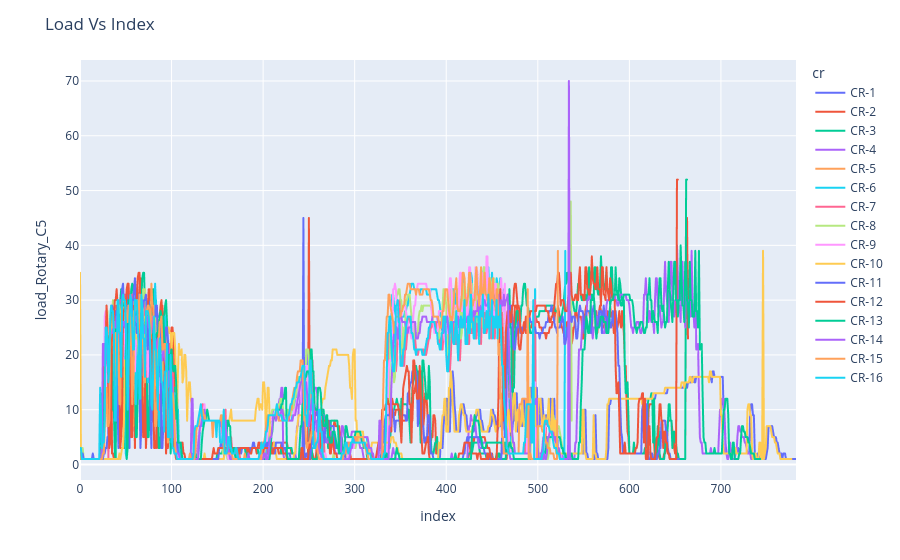

Here is the notebook cell this chart was saved with:
### Code cell
fig = px.line(dfN10_load, x="index", y="load_Rotary_C5", color='cr')
fig.update_layout(title_text="Load Vs Index")
fig.show()

### Figure 1 — Plotly figure (JSON) as saved in the notebook; plotly's stock layout.template omitted (floating-point values rounded to 4 significant figures; data arrays with more than 128 entries replaced by an {"elided": "..."} marker saying what was removed)
{"data": [{"hovertemplate": "cr=CR-1<br>index=%{x}<br>load_Rotary_C5=%{y}<extra></extra>", "legendgroup": "CR-1", "line": {"color": "#636efa", "dash": "solid"}, "marker": {"symbol": "circle"}, "mode": "lines", "name": "CR-1", "showlegend": true, "type": "scattergl", "x": {"elided": "783 int values"}, "xaxis": "x", "y": {"elided": "783 float values"}, "yaxis": "y"}, {"hovertemplate": "cr=CR-2<br>index=%{x}<br>load_Rotary_C5=%{y}<extra></extra>", "legendgroup": "CR-2", "line": {"color": "#EF553B", "dash": "solid"}, "marker": {"symbol": "circle"}, "mode": "lines", "name": "CR-2", "showlegend": true, "type": "scattergl", "x": {"elided": "665 int values"}, "xaxis": "x", "y": {"elided": "665 float values"}, "yaxis": "y"}, {"hovertemplate": "cr=CR-3<br>index=%{x}<br>load_Rotary_C5=%{y}<extra></extra>", "legendgroup": "CR-3", "line": {"color": "#00cc96", "dash": "solid"}, "marker": {"symbol": "circle"}, "mode": "lines", "name": "CR-3", "showlegend": true, "type": "scattergl", "x": {"elided": "664 int values"}, "xaxis": "x", "y": {"elided": "664 float values"}, "yaxis": "y"}, {"hovertemplate": "cr=CR-4<br>index=%{x}<br>load_Rotary_C5=%{y}<extra></extra>", "legendgroup": "CR-4", "line": {"color": "#ab63fa", "dash": "solid"}, "marker": {"symbol": "circle"}, "mode": "lines", "name": "CR-4", "showlegend": true, "type": "scattergl", "x": {"elided": "740 int values"}, "xaxis": "x", "y": {"elided": "740 float values"}, "yaxis": "y"}, {"hovertemplate": "cr=CR-5<br>index=%{x}<br>load_Rotary_C5=%{y}<extra></extra>", "legendgroup": "CR-5", "line": {"color": "#FFA15A", "dash": "solid"}, "marker": {"symbol": "circle"}, "mode": "lines", "name": "CR-5", "showlegend": true, "type": "scattergl", "x": {"elided": "535 int values"}, "xaxis": "x", "y": {"elided": "535 float values"}, "yaxis": "y"}, {"hovertemplate": "cr=CR-6<br>index=%{x}<br>load_Rotary_C5=%{y}<extra></extra>", "legendgroup": "CR-6", "line": {"color": "#19d3f3", "dash": "solid"}, "marker": {"symbol": "circle"}, "mode": "lines", "name": "CR-6", "showlegend": true, "type": "scattergl", "x": {"elided": "531 int values"}, "xaxis": "x", "y": {"elided": "531 float values"}, "yaxis": "y"}, {"hovertemplate": "cr=CR-7<br>index=%{x}<br>load_Rotary_C5=%{y}<extra></extra>", "legendgroup": "CR-7", "line": {"color": "#FF6692", "dash": "solid"}, "marker": {"symbol": "circle"}, "mode": "lines", "name": "CR-7", "showlegend": true, "type": "scattergl", "x": {"elided": "531 int values"}, "xaxis": "x", "y": {"elided": "531 float values"}, "yaxis": "y"}, {"hovertemplate": "cr=CR-8<br>index=%{x}<br>load_Rotary_C5=%{y}<extra></extra>", "legendgroup": "CR-8", "line": {"color": "#B6E880", "dash": "solid"}, "marker": {"symbol": "circle"}, "mode": "lines", "name": "CR-8", "showlegend": true, "type": "scattergl", "x": {"elided": "538 int values"}, "xaxis": "x", "y": {"elided": "538 float values"}, "yaxis": "y"}, {"hovertemplate": "cr=CR-9<br>index=%{x}<br>load_Rotary_C5=%{y}<extra></extra>", "legendgroup": "CR-9", "line": {"color": "#FF97FF", "dash": "solid"}, "marker": {"symbol": "circle"}, "mode": "lines", "name": "CR-9", "showlegend": true, "type": "scattergl", "x": {"elided": "530 int values"}, "xaxis": "x", "y": {"elided": "530 float values"}, "yaxis": "y"}, {"hovertemplate": "cr=CR-10<br>index=%{x}<br>load_Rotary_C5=%{y}<extra></extra>", "legendgroup": "CR-10", "line": {"color": "#FECB52", "dash": "solid"}, "marker": {"symbol": "circle"}, "mode": "lines", "name": "CR-10", "showlegend": true, "type": "scattergl", "x": {"elided": "778 int values"}, "xaxis": "x", "y": {"elided": "778 float values"}, "yaxis": "y"}, {"hovertemplate": "cr=CR-11<br>index=%{x}<br>load_Rotary_C5=%{y}<extra></extra>", "legendgroup": "CR-11", "line": {"color": "#636efa", "dash": "solid"}, "marker": {"symbol": "circle"}, "mode": "lines", "name": "CR-11", "showlegend": true, "type": "scattergl", "x": {"elided": "655 int values"}, "xaxis": "x", "y": {"elided": "655 float values"}, "yaxis": "y"}, {"hovertemplate": "cr=CR-12<br>index=%{x}<br>load_Rotary_C5=%{y}<extra></extra>", "legendgroup": "CR-12", "line": {"color": "#EF553B", "dash": "solid"}, "marker": {"symbol": "circle"}, "mode": "lines", "name": "CR-12", "showlegend": true, "type": "scattergl", "x": {"elided": "654 int values"}, "xaxis": "x", "y": {"elided": "654 float values"}, "yaxis": "y"}, {"hovertemplate": "cr=CR-13<br>index=%{x}<br>load_Rotary_C5=%{y}<extra></extra>", "legendgroup": "CR-13", "line": {"color": "#00cc96", "dash": "solid"}, "marker": {"symbol": "circle"}, "mode": "lines", "name": "CR-13", "showlegend": true, "type": "scattergl", "x": {"elided": "744 int values"}, "xaxis": "x", "y": {"elided": "744 float values"}, "yaxis": "y"}, {"hovertemplate": "cr=CR-14<br>index=%{x}<br>load_Rotary_C5=%{y}<extra></extra>", "legendgroup": "CR-14", "line": {"color": "#ab63fa", "dash": "solid"}, "marker": {"symbol": "circle"}, "mode": "lines", "name": "CR-14", "showlegend": true, "type": "scattergl", "x": {"elided": "537 int values"}, "xaxis": "x", "y": {"elided": "537 float values"}, "yaxis": "y"}, {"hovertemplate": "cr=CR-15<br>index=%{x}<br>load_Rotary_C5=%{y}<extra></extra>", "legendgroup": "CR-15", "line": {"color": "#FFA15A", "dash": "solid"}, "marker": {"symbol": "circle"}, "mode": "lines", "name": "CR-15", "showlegend": true, "type": "scattergl", "x": {"elided": "523 int values"}, "xaxis": "x", "y": {"elided": "523 float values"}, "yaxis": "y"}, {"hovertemplate": "cr=CR-16<br>index=%{x}<br>load_Rotary_C5=%{y}<extra></extra>", "legendgroup": "CR-16", "line": {"color": "#19d3f3", "dash": "solid"}, "marker": {"symbol": "circle"}, "mode": "lines", "name": "CR-16", "showlegend": true, "type": "scattergl", "x": {"elided": "529 int values"}, "xaxis": "x", "y": {"elided": "529 float values"}, "yaxis": "y"}], "layout": {"legend": {"title": {"text": "cr"}, "tracegroupgap": 0}, "margin": {"t": 60}, "title": {"text": "Load Vs Index"}, "xaxis": {"anchor": "y", "domain": [0, 1], "title": {"text": "index"}}, "yaxis": {"anchor": "x", "domain": [0, 1], "title": {"text": "load_Rotary_C5"}}}}
